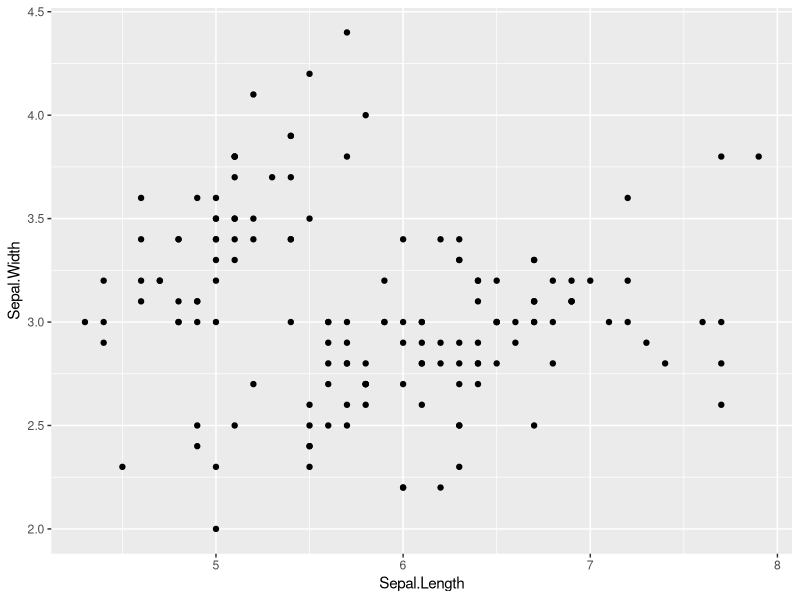
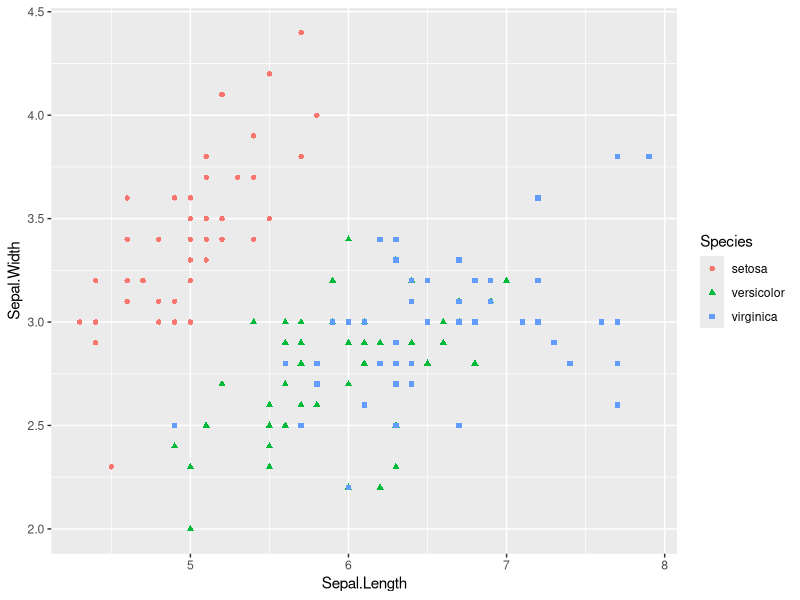
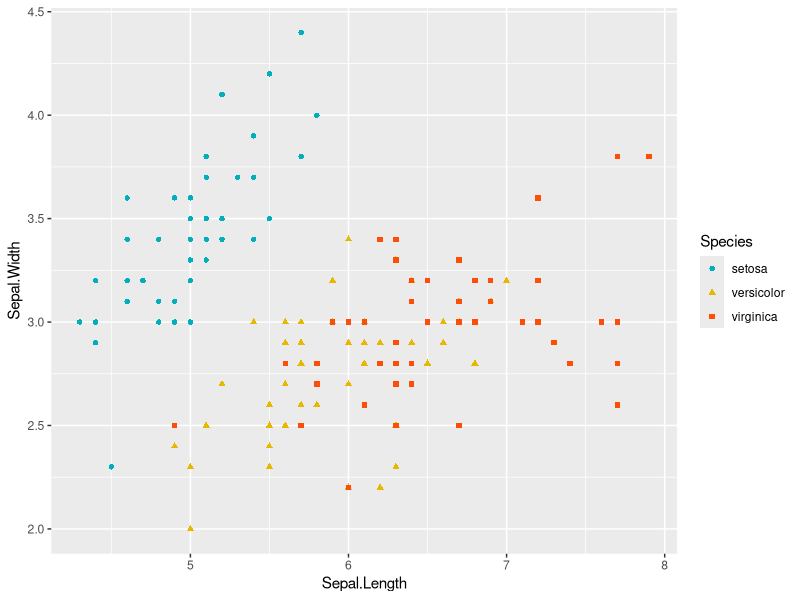
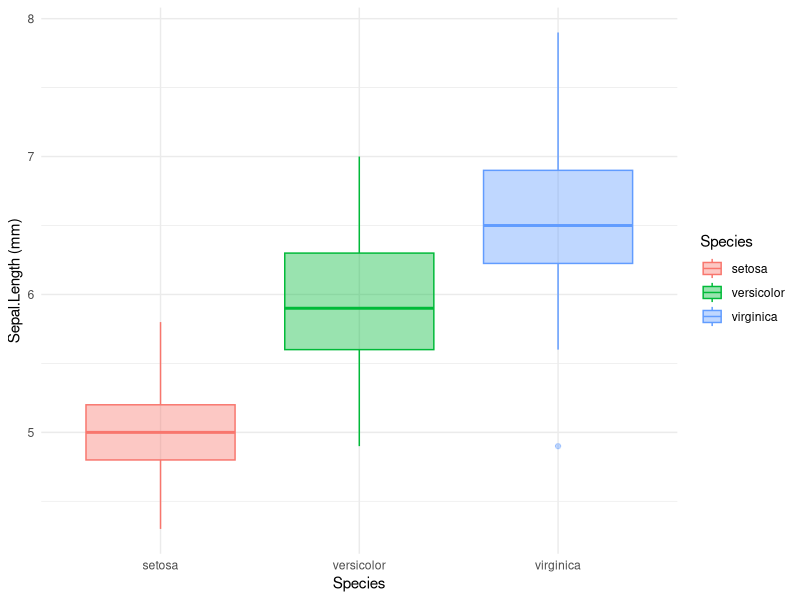
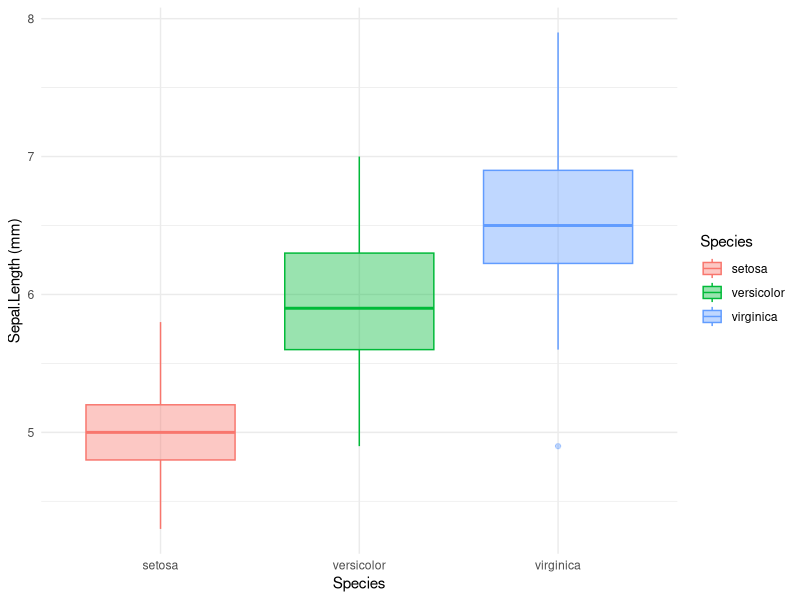
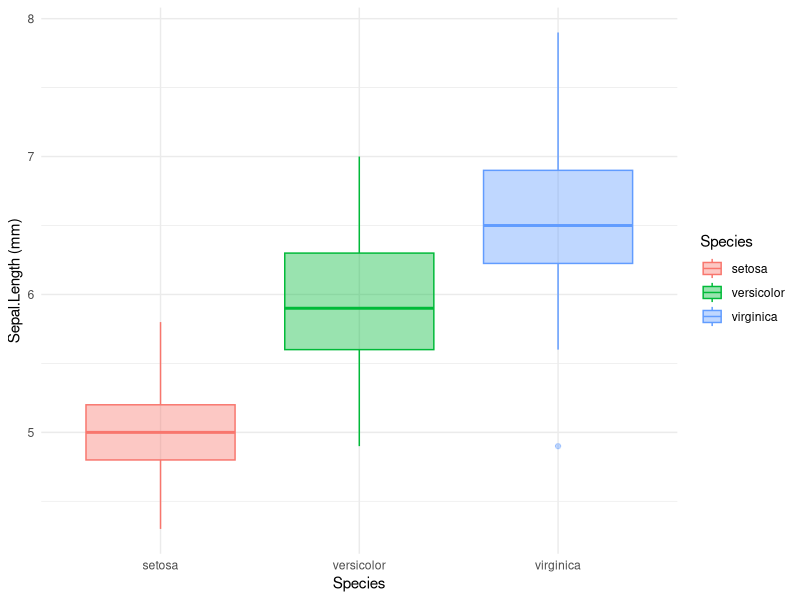
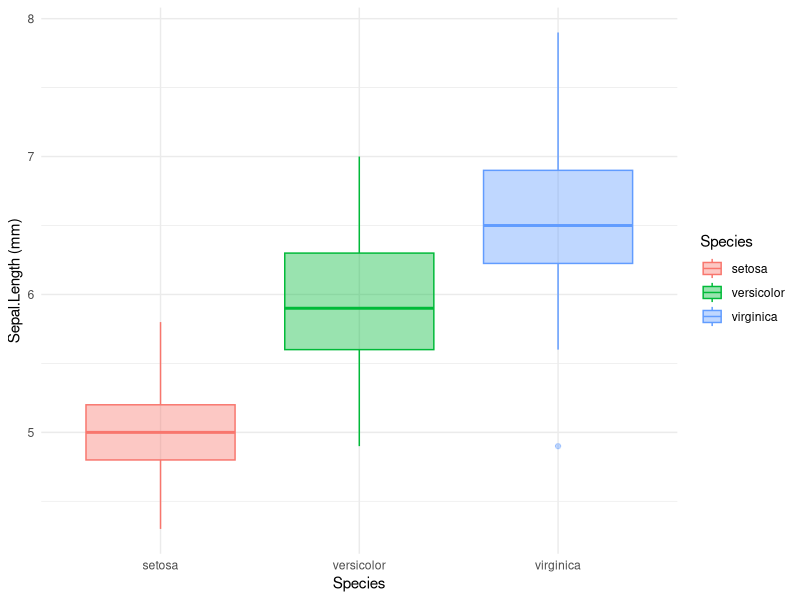

The R script that drew these images, in order:
## ---- chunk 1
getwd()
## ---- chunk 2
2 + 3
sqrt(25)
## ---- chunk 3
a <- 2 + 3
b <- "bird"
## ---- chunk 4
a
b
## ---- chunk 5
a <- 10
b <- "5"
## ---- chunk 6
str(a)
str(b)
## ---- chunk 7
log(a) # to obtain the logarithm of a
sqrt(a)# to obtain the square root of a
## ---- chunk 8
# we can compare it
log(a) > sqrt(a)
## ---- chunk 9
V1 <- c(2, 6, 9) # numeric vector
V2 <- c("monday", "Tuesday", "Wednesday") # character vector
V3 <- rep(6, 3) # repetition of the same value
V4 <- seq(1, 3, 0.1)# sequence of number
V5 <- 1:100
V5
## ---- chunk 10
length(V1)
## ---- chunk 11

# Example : with list of value (a vector)

x <- c(1, 3, 5, 3, 2, 1, 4, 6, 4, 7, 5, 4, 3)

# get element from 2 to 6

x[2:6]

# get elements 3 et 5 from x.

x[c(3, 5)]

# get value more than 20.

x[x > 5]

# get value of  x where x is equal to 21.

x[x == 5]

# return elements form x the the value different from 5

x[x != 5]
## ---- chunk 12
# 3 lists : ages, sexes et poids

age <- c(20, 30, 40,
         15, 22, 24,
         36, 38)

sexe <- c("F", "M", "F",
          "M", "F", "M",
          "F", "M")

poids <- c(75, 76, 73,
           72, 64, 76,
           73, 72)

# get value from age greater than 20 and less than 30.

age[age > 20 & age < 30]

# Recovering "poids" for those who are older than 25 and female

poids[age > 25 & sexe == "F"]

#Retrieve age values below 20 or above 30.

age[age < 20 | age > 30]
## ---- chunk 13
data(iris)
## ---- chunk 14
str(iris)
## ---- chunk 15
date <- c("1_monday", "2_Tuesday", "3_Wednesday",
          "4_Thursday", "5_Friday", "6_Sturday",
          "7_Sunday")

is.character(date)

# temperature in deg Celsius
temperature <- c(24, 27, 25,
               22, 30, 21,
               28)

is.numeric(temperature)

# rain in mm
rain <- c(1, 0, 0,
          5, 2, 0,
          0)

is.numeric(rain)

# make data.frame
df <- data.frame(date, temperature, rain)
str(df)

#To select a column or vector
df$temperature
df[, 2]

# here we use list() instead of c()
# because there is multiple class in inside row

day <- list("8_monday", 29, 1)
new_def <- rbind(df, day)# add row to a data frame
new_def
## ---- chunk 16
df2 <- data.frame(x = c(TRUE, FALSE, NA, NA), y = c(12, 34, 56, 78))
df2
row.names(df2) <- paste("row", 1 : 4, sep = "_")
df2 # what do you see
class(df2)
str(df2)
## ---- chunk 17
head(df)
class(df)
str(df)
# return mean for the numerical column of the data.frame. apply(data,margin,fun). 
# For margin parameter the value 1 return mean for each row, 
# for margin=2 return mean for each selected column.
apply(df[, 2:3], 2, mean)
## ---- chunk 18
tidyverse::tidyverse_packages()
## ---- chunk 19
library(tidyverse)
data("iris")
#To select a variable with tidyverse
dplyr::select(iris, Species)
## ---- chunk 20
#To select several variables with tidyverse
dplyr::select(iris,Species, Sepal.Length, Sepal.Width)

# To select several lines inside data frame
dplyr::slice(iris, 22:30)
# I can affect it to an object

subdata <- dplyr::slice(iris, 22:30)

#or choosing different lines
myline <- c(22, 38, 120) # I build a vector containing the line that I want
dplyr::slice(iris,myline)
## ---- chunk 21
library(dplyr)

df1 <- iris %>%
  filter(Sepal.Length > 6) %>% # filtered using size of Sepal Length
  filter(Species == "versicolor") # and the species
nrow(df1)
dim(df1)
## ---- chunk 22
iris %>%
  select(Sepal.Length, Species) %>%
  mutate(Sepal.Length2 = Sepal.Length * 2) %>%
  mutate(Sepal.Length2_squared = Sepal.Length2 * Sepal.Length2)

iris %>%
  select(Sepal.Length, Species) %>%
  mutate(Sepal.Length = Sepal.Length / mean(Sepal.Length, na.rm = TRUE))

#Sepal.Length_norm is calculated using the mean of the Sepal.Length for all data set.

iris %>%
  select(Sepal.Length, Species) %>%
  group_by(Species) %>%
  mutate(Sepal.Length_norm = Sepal.Length / mean(Sepal.Length, na.rm = TRUE))

# In this last example Sepal.Length_norm is calculated using the mean of the Sepal.Length for each species using group_by()
## ---- chunk 23
iris_modif <- iris %>%
  select(Sepal.Length, Species) %>%
  group_by(Species) %>%
  mutate(Sepal.Length_norm = Sepal.Length / mean(Sepal.Length, na.rm = TRUE))
## ---- chunk 24
ds <- readxl::read_excel("../../data/Glossina_metadata.xlsx")

ds
## ---- chunk 25
write.table(ds, "ds.txt", sep = "\t", dec = ".")
## ---- chunk 26
file.remove("ds.txt")
## ---- chunk 27
library(ggplot2)
# scatter plot 
ggplot(data = iris, aes(Sepal.Length, Sepal.Width)) + #  what I want to represent 
  geom_point() # how I represent it
## ---- chunk 28
# We can calorize and give a shape by month
# scatter plot
ggplot(data = iris, aes(Sepal.Length, Sepal.Width)) +
  geom_point(aes(color = Species, shape = Species)) # shape is the same thing with classical plot on R
## ---- chunk 29
# You can change manually color with la fonction scale_color_manual()
ggplot(data = iris, aes(Sepal.Length, Sepal.Width)) +
  geom_point(aes(color = Species, shape = Species)) +
  scale_color_manual(values = c("#00AFBB", "#E7B800", "#FC4E07"))
## ---- chunk 30
#Boxplot
ggplot(data = iris, aes(Species, Sepal.Length)) + #  what I want to represent 
  geom_boxplot(aes(color = Species, fill = Species), alpha=0.4) + # how I represent it. Here I changed geometry using boxplot.
  labs(x ="Species", y = "Sepal.Length (mm)") +
  theme_minimal()
## ---- chunk 31
#Boxplot
g1 <- ggplot(data = iris, aes(Species, Sepal.Length)) + #  what I want to represent 
  geom_boxplot(aes(color = Species, fill = Species), alpha = 0.4) +# how I represent it. Here I changed geometry using boxplot.
  labs(x = "Species", y = "Sepal.Length (mm)") +
  theme_minimal()
g1
## ---- chunk 32
pdf("yourfile.pdf")
g1
dev.off()
## ---- chunk 33
ggsave("~/yourfile2.png", g1)
